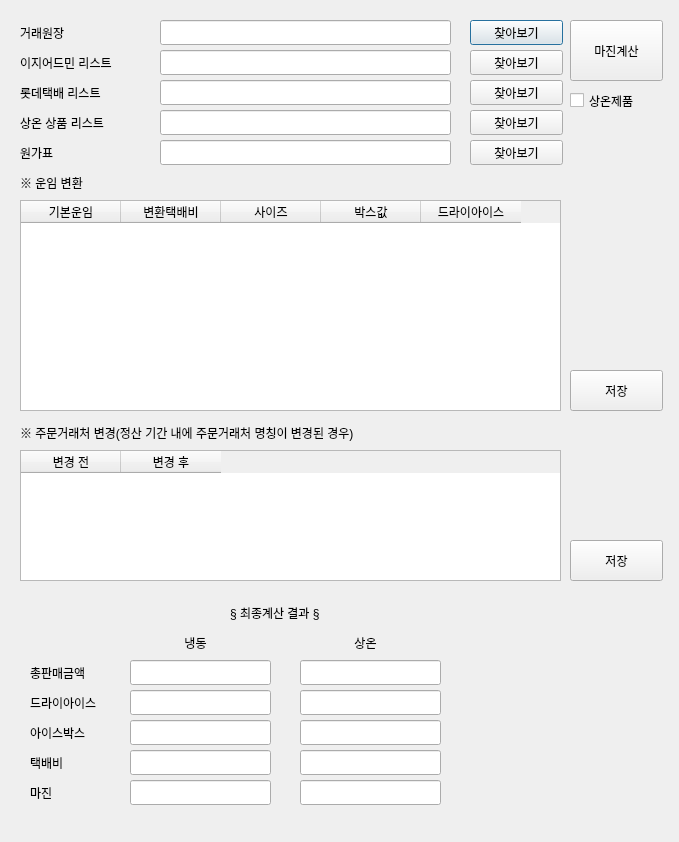
<?xml version="1.0" encoding="UTF-8"?>
<ui version="4.0">
 <class>Dialog</class>
 <widget class="QDialog" name="Dialog">
  <property name="geometry">
   <rect>
    <x>0</x>
    <y>0</y>
    <width>679</width>
    <height>842</height>
   </rect>
  </property>
  <property name="windowTitle">
   <string>Dialog</string>
  </property>
  <widget class="QLineEdit" name="lineEdit_mainlist">
   <property name="geometry">
    <rect>
     <x>160</x>
     <y>20</y>
     <width>291</width>
     <height>25</height>
    </rect>
   </property>
  </widget>
  <widget class="QLabel" name="label">
   <property name="geometry">
    <rect>
     <x>20</x>
     <y>20</y>
     <width>131</width>
     <height>25</height>
    </rect>
   </property>
   <property name="text">
    <string>거래원장</string>
   </property>
  </widget>
  <widget class="QPushButton" name="pushButton_search_mainlist">
   <property name="geometry">
    <rect>
     <x>470</x>
     <y>20</y>
     <width>93</width>
     <height>25</height>
    </rect>
   </property>
   <property name="text">
    <string>찾아보기</string>
   </property>
  </widget>
  <widget class="QPushButton" name="pushButton_search_easyadminlist">
   <property name="geometry">
    <rect>
     <x>470</x>
     <y>50</y>
     <width>93</width>
     <height>25</height>
    </rect>
   </property>
   <property name="text">
    <string>찾아보기</string>
   </property>
  </widget>
  <widget class="QLabel" name="label_2">
   <property name="geometry">
    <rect>
     <x>20</x>
     <y>50</y>
     <width>131</width>
     <height>25</height>
    </rect>
   </property>
   <property name="text">
    <string>이지어드민 리스트</string>
   </property>
  </widget>
  <widget class="QLineEdit" name="lineEdit_easyadminlist">
   <property name="geometry">
    <rect>
     <x>160</x>
     <y>50</y>
     <width>291</width>
     <height>25</height>
    </rect>
   </property>
  </widget>
  <widget class="QLineEdit" name="lineEdit_lottelist">
   <property name="geometry">
    <rect>
     <x>160</x>
     <y>80</y>
     <width>291</width>
     <height>25</height>
    </rect>
   </property>
  </widget>
  <widget class="QPushButton" name="pushButton_search_lottelist">
   <property name="geometry">
    <rect>
     <x>470</x>
     <y>80</y>
     <width>93</width>
     <height>25</height>
    </rect>
   </property>
   <property name="text">
    <string>찾아보기</string>
   </property>
  </widget>
  <widget class="QLabel" name="label_3">
   <property name="geometry">
    <rect>
     <x>20</x>
     <y>80</y>
     <width>131</width>
     <height>25</height>
    </rect>
   </property>
   <property name="text">
    <string>롯데택배 리스트</string>
   </property>
  </widget>
  <widget class="QLabel" name="label_4">
   <property name="geometry">
    <rect>
     <x>20</x>
     <y>110</y>
     <width>131</width>
     <height>25</height>
    </rect>
   </property>
   <property name="text">
    <string>상온 상품 리스트</string>
   </property>
  </widget>
  <widget class="QPushButton" name="pushButton_search_snack365list">
   <property name="geometry">
    <rect>
     <x>470</x>
     <y>110</y>
     <width>93</width>
     <height>25</height>
    </rect>
   </property>
   <property name="text">
    <string>찾아보기</string>
   </property>
  </widget>
  <widget class="QLineEdit" name="lineEdit_snack365list">
   <property name="geometry">
    <rect>
     <x>160</x>
     <y>110</y>
     <width>291</width>
     <height>25</height>
    </rect>
   </property>
  </widget>
  <widget class="QTableWidget" name="tableWidget_costchange">
   <property name="geometry">
    <rect>
     <x>20</x>
     <y>200</y>
     <width>541</width>
     <height>211</height>
    </rect>
   </property>
   <attribute name="verticalHeaderMinimumSectionSize">
    <number>20</number>
   </attribute>
   <column>
    <property name="text">
     <string>기본운임</string>
    </property>
   </column>
   <column>
    <property name="text">
     <string>변환택배비</string>
    </property>
   </column>
   <column>
    <property name="text">
     <string>사이즈</string>
    </property>
   </column>
   <column>
    <property name="text">
     <string>박스값</string>
    </property>
   </column>
   <column>
    <property name="text">
     <string>드라이아이스</string>
    </property>
   </column>
  </widget>
  <widget class="QLabel" name="label_5">
   <property name="geometry">
    <rect>
     <x>20</x>
     <y>170</y>
     <width>91</width>
     <height>25</height>
    </rect>
   </property>
   <property name="text">
    <string>※ 운임 변환</string>
   </property>
  </widget>
  <widget class="QPushButton" name="pushButton_calc">
   <property name="geometry">
    <rect>
     <x>570</x>
     <y>20</y>
     <width>93</width>
     <height>61</height>
    </rect>
   </property>
   <property name="text">
    <string>마진계산</string>
   </property>
  </widget>
  <widget class="QPushButton" name="pushButton_costchange">
   <property name="geometry">
    <rect>
     <x>570</x>
     <y>370</y>
     <width>93</width>
     <height>41</height>
    </rect>
   </property>
   <property name="text">
    <string>저장</string>
   </property>
  </widget>
  <widget class="QLabel" name="label_6">
   <property name="geometry">
    <rect>
     <x>20</x>
     <y>420</y>
     <width>551</width>
     <height>25</height>
    </rect>
   </property>
   <property name="text">
    <string>※ 주문거래처 변경(정산 기간 내에 주문거래처 명칭이 변경된 경우)</string>
   </property>
  </widget>
  <widget class="QTableWidget" name="tableWidget_namechange">
   <property name="geometry">
    <rect>
     <x>20</x>
     <y>450</y>
     <width>541</width>
     <height>131</height>
    </rect>
   </property>
   <attribute name="verticalHeaderMinimumSectionSize">
    <number>20</number>
   </attribute>
   <column>
    <property name="text">
     <string>변경 전</string>
    </property>
   </column>
   <column>
    <property name="text">
     <string>변경 후</string>
    </property>
   </column>
  </widget>
  <widget class="QPushButton" name="pushButton_namechange">
   <property name="geometry">
    <rect>
     <x>570</x>
     <y>540</y>
     <width>93</width>
     <height>41</height>
    </rect>
   </property>
   <property name="text">
    <string>저장</string>
   </property>
  </widget>
  <widget class="QLineEdit" name="lineEdit_onegalist">
   <property name="geometry">
    <rect>
     <x>160</x>
     <y>140</y>
     <width>291</width>
     <height>25</height>
    </rect>
   </property>
  </widget>
  <widget class="QLabel" name="label_7">
   <property name="geometry">
    <rect>
     <x>20</x>
     <y>140</y>
     <width>131</width>
     <height>25</height>
    </rect>
   </property>
   <property name="text">
    <string>원가표</string>
   </property>
  </widget>
  <widget class="QPushButton" name="pushButton_search_onegalist">
   <property name="geometry">
    <rect>
     <x>470</x>
     <y>140</y>
     <width>93</width>
     <height>25</height>
    </rect>
   </property>
   <property name="text">
    <string>찾아보기</string>
   </property>
  </widget>
  <widget class="QLabel" name="label_8">
   <property name="geometry">
    <rect>
     <x>230</x>
     <y>600</y>
     <width>121</width>
     <height>25</height>
    </rect>
   </property>
   <property name="text">
    <string>§ 최종계산 결과 §</string>
   </property>
  </widget>
  <widget class="QLineEdit" name="lineEdit_sell_N">
   <property name="geometry">
    <rect>
     <x>130</x>
     <y>660</y>
     <width>141</width>
     <height>25</height>
    </rect>
   </property>
   <property name="readOnly">
    <bool>true</bool>
   </property>
  </widget>
  <widget class="QLabel" name="label_9">
   <property name="geometry">
    <rect>
     <x>30</x>
     <y>660</y>
     <width>91</width>
     <height>25</height>
    </rect>
   </property>
   <property name="text">
    <string>총판매금액</string>
   </property>
  </widget>
  <widget class="QLabel" name="label_10">
   <property name="geometry">
    <rect>
     <x>150</x>
     <y>630</y>
     <width>91</width>
     <height>25</height>
    </rect>
   </property>
   <property name="text">
    <string>냉동</string>
   </property>
   <property name="alignment">
    <set>Qt::AlignCenter</set>
   </property>
  </widget>
  <widget class="QLabel" name="label_11">
   <property name="geometry">
    <rect>
     <x>30</x>
     <y>780</y>
     <width>91</width>
     <height>25</height>
    </rect>
   </property>
   <property name="text">
    <string>마진</string>
   </property>
  </widget>
  <widget class="QLineEdit" name="lineEdit_margin_N">
   <property name="geometry">
    <rect>
     <x>130</x>
     <y>780</y>
     <width>141</width>
     <height>25</height>
    </rect>
   </property>
   <property name="readOnly">
    <bool>true</bool>
   </property>
  </widget>
  <widget class="QLineEdit" name="lineEdit_margin_S">
   <property name="geometry">
    <rect>
     <x>300</x>
     <y>780</y>
     <width>141</width>
     <height>25</height>
    </rect>
   </property>
   <property name="readOnly">
    <bool>true</bool>
   </property>
  </widget>
  <widget class="QLabel" name="label_12">
   <property name="geometry">
    <rect>
     <x>320</x>
     <y>630</y>
     <width>91</width>
     <height>25</height>
    </rect>
   </property>
   <property name="text">
    <string>상온</string>
   </property>
   <property name="alignment">
    <set>Qt::AlignCenter</set>
   </property>
  </widget>
  <widget class="QLineEdit" name="lineEdit_sell_S">
   <property name="geometry">
    <rect>
     <x>300</x>
     <y>660</y>
     <width>141</width>
     <height>25</height>
    </rect>
   </property>
   <property name="readOnly">
    <bool>true</bool>
   </property>
  </widget>
  <widget class="QLabel" name="label_13">
   <property name="geometry">
    <rect>
     <x>30</x>
     <y>690</y>
     <width>91</width>
     <height>25</height>
    </rect>
   </property>
   <property name="text">
    <string>드라이아이스</string>
   </property>
  </widget>
  <widget class="QLineEdit" name="lineEdit_dryice_N">
   <property name="geometry">
    <rect>
     <x>130</x>
     <y>690</y>
     <width>141</width>
     <height>25</height>
    </rect>
   </property>
   <property name="readOnly">
    <bool>true</bool>
   </property>
  </widget>
  <widget class="QLabel" name="label_14">
   <property name="geometry">
    <rect>
     <x>30</x>
     <y>750</y>
     <width>91</width>
     <height>25</height>
    </rect>
   </property>
   <property name="text">
    <string>택배비</string>
   </property>
  </widget>
  <widget class="QLineEdit" name="lineEdit_TB_N">
   <property name="geometry">
    <rect>
     <x>130</x>
     <y>750</y>
     <width>141</width>
     <height>25</height>
    </rect>
   </property>
   <property name="readOnly">
    <bool>true</bool>
   </property>
  </widget>
  <widget class="QLineEdit" name="lineEdit_icebox_N">
   <property name="geometry">
    <rect>
     <x>130</x>
     <y>720</y>
     <width>141</width>
     <height>25</height>
    </rect>
   </property>
   <property name="readOnly">
    <bool>true</bool>
   </property>
  </widget>
  <widget class="QLabel" name="label_15">
   <property name="geometry">
    <rect>
     <x>30</x>
     <y>720</y>
     <width>91</width>
     <height>25</height>
    </rect>
   </property>
   <property name="text">
    <string>아이스박스</string>
   </property>
  </widget>
  <widget class="QCheckBox" name="checkBox_S">
   <property name="geometry">
    <rect>
     <x>570</x>
     <y>90</y>
     <width>101</width>
     <height>21</height>
    </rect>
   </property>
   <property name="text">
    <string>상온제품</string>
   </property>
  </widget>
  <widget class="QLineEdit" name="lineEdit_icebox_S">
   <property name="geometry">
    <rect>
     <x>300</x>
     <y>720</y>
     <width>141</width>
     <height>25</height>
    </rect>
   </property>
   <property name="readOnly">
    <bool>true</bool>
   </property>
  </widget>
  <widget class="QLineEdit" name="lineEdit_TB_S">
   <property name="geometry">
    <rect>
     <x>300</x>
     <y>750</y>
     <width>141</width>
     <height>25</height>
    </rect>
   </property>
   <property name="readOnly">
    <bool>true</bool>
   </property>
  </widget>
  <widget class="QLineEdit" name="lineEdit_dryice_S">
   <property name="geometry">
    <rect>
     <x>300</x>
     <y>690</y>
     <width>141</width>
     <height>25</height>
    </rect>
   </property>
   <property name="readOnly">
    <bool>true</bool>
   </property>
  </widget>
 </widget>
 <resources/>
 <connections/>
</ui>
